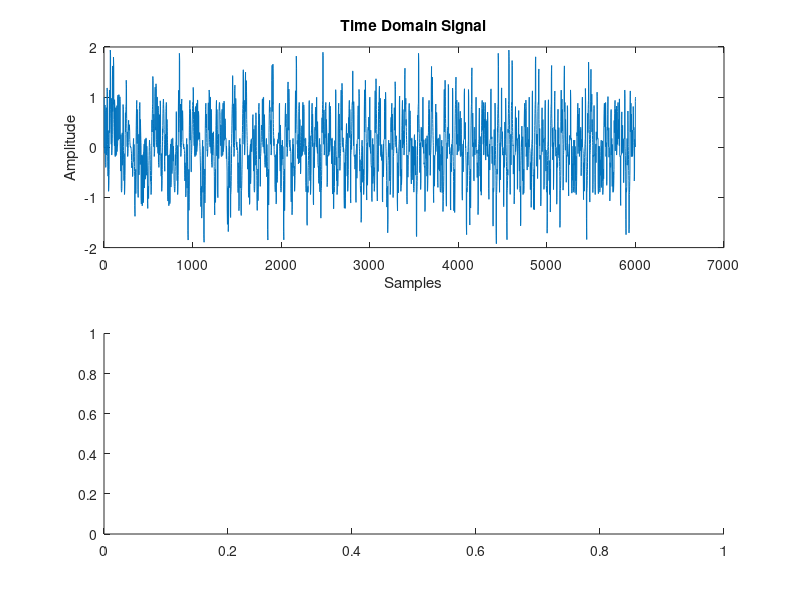

Source code (MATLAB): (Note: this script raises an error after producing the figure.)
%% lab 2_ex2
clear;
close all;
load noisySignal.mat;

% Plot the signal before demodulation
figure;
subplot(2,1,1);
plot(signal);
title('Time Domain Signal');
xlabel('Samples');
ylabel('Amplitude');

subplot(2,1,2);
periodogram(signal, [], [], R_s, 'centered');
title('Frequency Domain Signal (Before Demodulation)');

%% Section 2
% Demodulation PAM
% Define Sampling Vector
n = (1:1:length(signal))./R_s; % Sample vector for the local oscillator

% Define Center Frequency
fc = 500;

% Create Local Oscillator
LO = cos(2*pi*n*fc); % Local oscillator for mixing

% Design a Lowpass Filter
% CORRECTED: Passband frequency must be less than stopband frequency
filt_signal = designfilt('lowpassfir', ...
    'PassbandFrequency', 0.25e3, ...    % Changed from 0.5e3
    'StopbandFrequency', 0.5e3, ...     % Changed from 0.25e3
    'PassbandRipple', 2, ...
    'StopbandAttenuation', 60, ...
    'SampleRate', 10e3, ...
    'DesignMethod', 'kaiserwin');

% Demodulate: Mix with Local Oscillator and Filter
s_c = signal.*LO; % Output after local oscillator - converted to baseband
s_f = filter(filt_signal, s_c); % Output after LPF

% Plot PSDs
figure;
subplot(3,1,1);
periodogram(signal, [], [], R_s, 'centered');
title('Original Signal Spectrum');

subplot(3,1,2);
periodogram(s_c, [], [], R_s, 'centered');
title('Signal After Mixing with LO');

subplot(3,1,3);
periodogram(s_f, [], [], R_s, 'centered');
title('Signal After Lowpass Filtering');